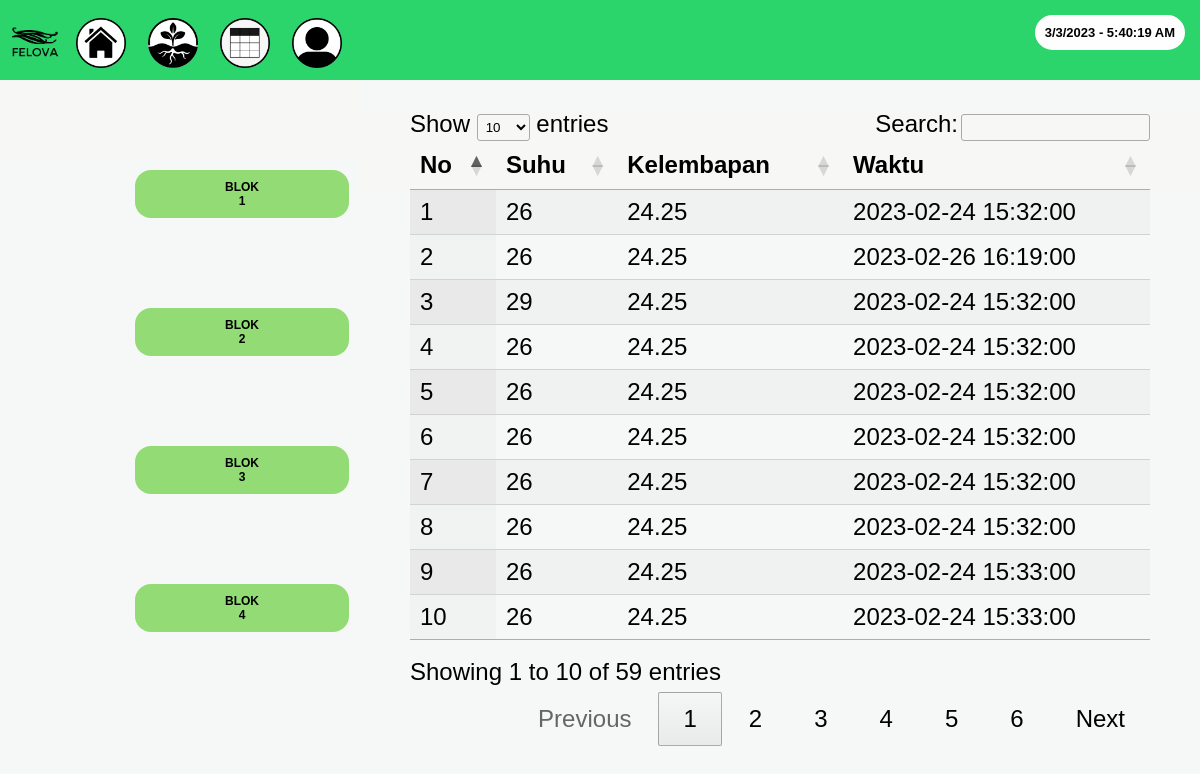
/h4-1.php, run on the app's committed database.
### tables this page shows
CREATE TABLE `logdata` (
  `id` int(5) UNSIGNED NOT NULL,
  `suhu` varchar(5) NOT NULL,
  `kelembapan` varchar(5) NOT NULL,
  `created_date` datetime DEFAULT current_timestamp()
);

### h4-1.php (the view, shortened to what this page needs)
<!DOCTYPE html>
    <html>
        <head>
            <link rel="stylesheet" href="https://cdn.datatables.net/1.13.2/css/jquery.dataTables.min.css">
        </head>
        <body>
                <header class="header-area header-sticky">
                    <div class="container">
                        <div class="row">
                            <div class="col-12">
                                <nav class="main-nav">
                                    <ul class="nav">
                                        <li><img src="asset/Logo 2.png" alt="logo felova"  width="50px" height="50px"></li>
                                        <li><button  onclick="window.location.href='h2.php'" class="bt"><img src="asset/Icon-Dashboard.png" alt="dashboard" class="responsive" width="50px" height="50px"></button></li>
                                        <li><button  onclick="window.location.href='h3-1.php'" class="bt"><img src="asset/Icon-Grafik.png" alt="grafik" class="responsive" width="50px" height="50px"></button></li>
                                        <li><button  onclick="window.location.href='h4-1.php'" class="bt"><img src="asset/Icon-Tables.png" alt="table" class="responsive" width="50px" height="50px"></button></li>
                                        <li><button  onclick="window.location.href='h5.php'" class="bt"><img src="asset/Icon-Aboutus.png" alt="About Us" class="responsive" width="50px" height="50px"></button></li>
                                        <span class="responsive" style="float: right"> <h5 id="time"></h5></span>
                                    </ul>
                                </nav>
                            </div>
                        </div>
                    </div>
                </header>
                <div class="row">
                    <div class="column1" style="background-color:#f7f7f6;">
                        <div class="button-blok">
                            <button  onclick="window.location.href='h4-1.php'" class="button-b">BLOK 1</button>
                            <button  onclick="window.location.href='h4-2.php'" class="button-b">BLOK 2</button>
                            <button  onclick="window.location.href='h4-3.php'"class="button-b">BLOK 3</button>
                            <button  onclick="window.location.href='h4-4.php'"class="button-b">BLOK 4</button>
                        </div>
                    </div>
                    <div class="column2" style="background-color:#f7f7f6;">
                        <table id="data" class="display" style="width:100%">
                            <thead>
                                <tr>
                                    <th>No</th>
                                    <th>Suhu</th>
                                    <th>Kelembapan</th>
                                    <th>Waktu</th>
                                </tr>
                            </thead>
                            <tbody>
                                <?php include 'connect.php';
                                    $no_urut = 0;
                                    $sql = 'SELECT * FROM logdata ORDER BY id ASC';
                                    $query = mysqli_query($conn, $sql);
                                    while ($row = mysqli_fetch_object($query)) {
                                        $no_urut++;
                                ?>
                                        <tr>
                                            <td><?php echo $no_urut ?></td>
                                            <td><?php echo $row->suhu; ?></td>
                                            <td><?php echo $row->kelembapan; ?></td>
                                            <td><?php echo $row->created_date; ?></td>
                                        </tr>
                                <?php
                                    }
                                ?>
                            </tbody>
                        </table>
                    </div>
                </div>
        </body>
    </html>
</html>

### h4-1.php (style rules this page uses)
* { box-sizing: border-box; }
body { margin:0px; font-size: 14px; background: rgba(246,247,247,1); background-repeat: no-repeat; background-attachment: fixed; }
ul { list-style-type: none; margin: 0; padding: 0; overflow: hidden; }
li { float:left; margin: 5px; }
.responsive { max-width: 100%; height: auto; }
#time { margin: 10px; padding: 5px 5px; border: 5px; border-color: #fefefe; background-color: #fefefe; border-style: solid; border-radius: 30px; font-family: Arial, Helvetica, sans-serif; font-size: small; }
nav { padding: 5px 5px; font-size: 64px; text-decoration: none; border: 10px; margin: 0px; background-color: #2bd56b; width: 100%; height: 80px; }
.column1 { float: left; width: 30%; margin-top: 0px; font-family: Arial, Helvetica, sans-serif; font-size: 24px; opacity: 1; text-align: justify; padding-right: 50px; padding-left: 50px; height: 80px; background-color: #2bd56b }
.column2 { float: right; width: 70%; margin-top: 30px; font-family: Arial, Helvetica, sans-serif; font-size: 24px; opacity: 1; text-align: justify; padding-right: 50px; padding-left: 50px; height: 80px; background-color: #2bd56b }
.row:after { content: ""; display: table; clear: both; }
.bt { border-radius: 50%; border: 0px; background-color: #2bd56b; cursor: pointer; padding-bottom: 5px ; }
.button-b { background-color: #93db74; border: none; color: black; padding: 10px 90px; text-align: center; text-decoration: none; display: block; margin: 90px 85px 80px; cursor: pointer; border-radius: 16px; position: center; font-family: Arial, Helvetica, sans-serif; font-weight: bold; font-size:12px; }

### data on the page
logdata: suhu "26", kelembapan "24.25", created_date "2023-02-24 15:32:00"
logdata: suhu "26", kelembapan "24.25", created_date "2023-02-26 16:19:00"
logdata: suhu "29", kelembapan "24.25", created_date "2023-02-24 15:32:00"
logdata: suhu "26", kelembapan "24.25", created_date "2023-02-24 15:32:00"
logdata: suhu "26", kelembapan "24.25", created_date "2023-02-24 15:32:00"
logdata: suhu "26", kelembapan "24.25", created_date "2023-02-24 15:32:00"
logdata: suhu "26", kelembapan "24.25", created_date "2023-02-24 15:32:00"
logdata: suhu "26", kelembapan "24.25", created_date "2023-02-24 15:32:00"
logdata: suhu "26", kelembapan "24.25", created_date "2023-02-24 15:33:00"
logdata: suhu "26", kelembapan "24.25", created_date "2023-02-24 15:33:00"
